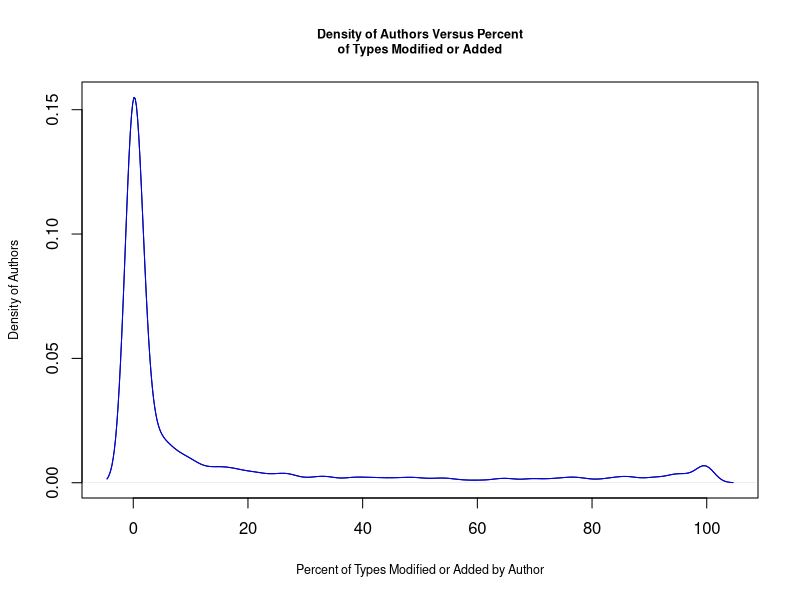
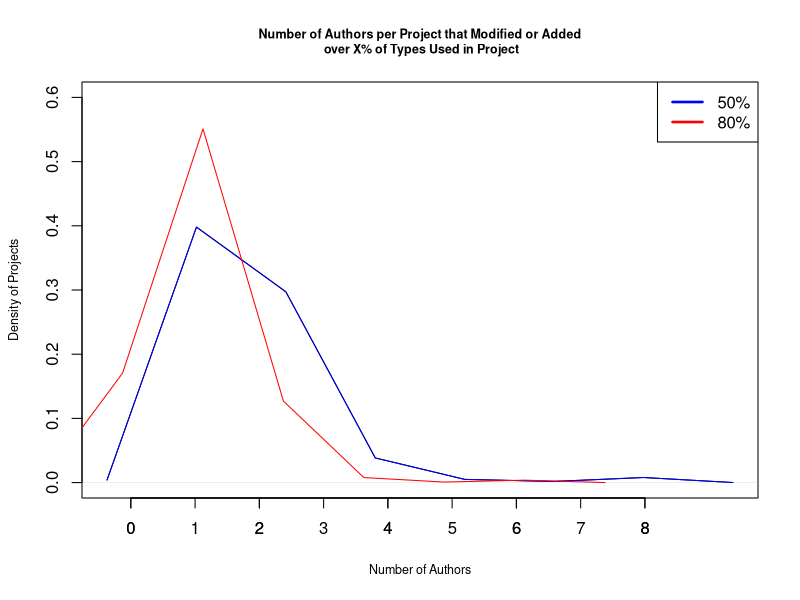
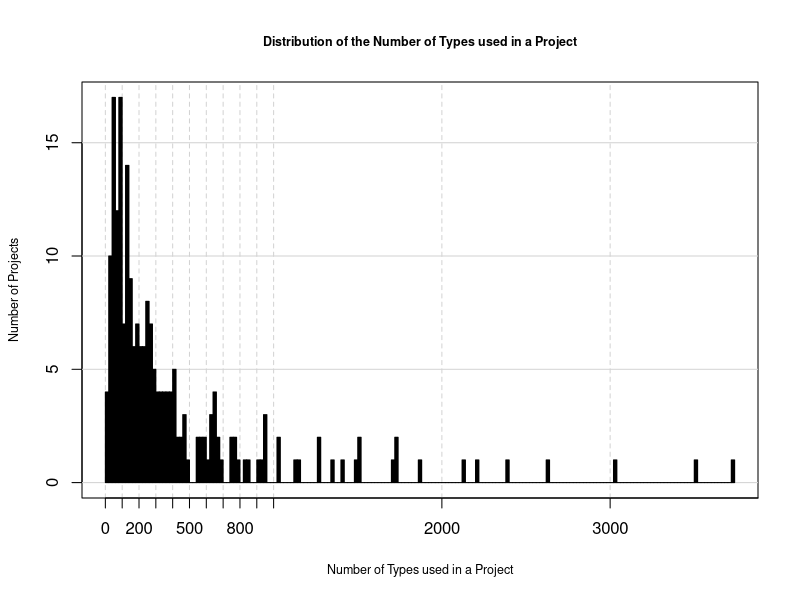
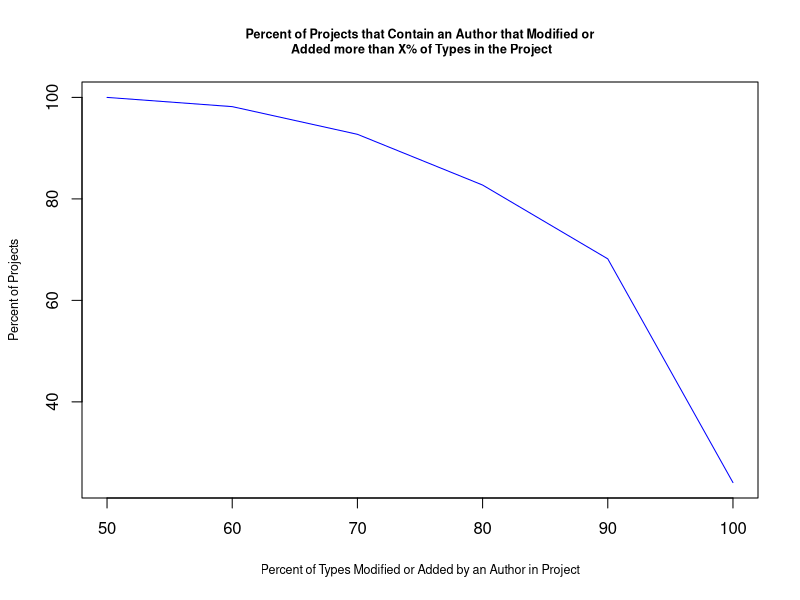

These figures' R source, in order:
X11()

csv <- read.csv(file="libs_stats.csv",head=TRUE,sep=",")
csv[,5] <- NULL

summary(csv)

jpeg(filename="lib_stats_dist.jpg", width = 4, height = 4, units = 'in', res = 600)
# Filled Density Plot
d <- density(csv$Percent.of.Libs.Used)
plot(d, 
	main="Density of Authors Versus Percent\nof Types Modified or Added", 
	xlab='Percent of Types Modified or Added by Author', 
	ylab='Density of Authors', cex.main=0.75, cex.lab=0.75)
lines(d, col="blue") 
# polygon(d, border="blue")
dev.off()

Counts <- c()
Threshold50 <- c()
Threshold80 <- c()
for (i in csv$Project){
    Counts <- c(Counts, sum(csv$Project == i))
    Threshold50 <- c(Threshold50, sum(csv[which(csv$Project == i), 3] >= 50.0))
    Threshold80 <- c(Threshold80, sum(csv[which(csv$Project == i), 3] >= 80.0))
}

csv[, "Authors.Per.Project"] <- Counts
csv[, "Threshold50"] <- Threshold50
csv[, "Threshold80"] <- Threshold80

dd <- csv[!duplicated( csv[ , 1 ] ),]
sum(dd$Authors.Per.Project)
summary(dd$Authors.Per.Project)
summary(dd$Threshold50)
summary(dd$Threshold80)

jpeg(filename="lib_stats_Threshold_dist.jpg", width = 4, height = 4, units = 'in', res = 600)
# Filled Density Plot
d <- density(dd$Threshold50, adjust=2, n=8)
plot(d,
	main="Number of Authors per Project that Modified or Added\n over X% of Types Used in Project", 
	xlab='Number of Authors',
	ylim=c(0,0.6),
	ylab='Density of Projects', cex.main=0.75, cex.lab=0.75)
lines(d, col="blue") 

d <- density(dd$Threshold80, adjust=2, n=8)
lines(d, col="red")

legend('topright', # places a legend at the appropriate place 
c("50%", "80%"), # puts text in the legend
lty=c(1,1), # gives the legend appropriate symbols (lines)
lwd=c(2.5,2.5),
col=c("blue","red"))

#polygon(d, border="blue")
axis(side=1, at=c(0, 1, 2, 3, 4, 5, 6, 7, 8))
dev.off()

jpeg(filename="lib_stats_number_of_libraries_dist.jpg", width = 4, height = 4, units = 'in', res = 600)
# Filled Density Plot
breaks <- c(0,100,200,300,400,500,600,700,800,900,1000,2000,3000,4000,5000)
H <- hist(dd$Number.of.Libraries[dd$Number.of.Libraries < 5000], breaks=256, plot=F)

plot(H$mids,H$counts,type="n",
    xaxt="n",
	main="Distribution of the Number of Types used in a Project", 
	xlab='Number of Types used in a Project', 
	ylab='Number of Projects', 
	cex.main=0.75, cex.lab=0.75)
abline(v=breaks,col="lightgrey",lty=2)
abline(h=pretty(H$counts),col="lightgrey")
plot(H,add=T,freq=T,col="black")
#Creation X axis
axis(1, breaks,labels=breaks)
dev.off()


c100 <- 0
c90 <- 0
c80 <- 0
c70 <- 0
c60 <- 0
c50 <- 0
projects <- unique(csv[, "Project"])

for (i in projects){
	p <- csv[csv$Project == i,3]
	if (any(p==100)){
		c100 <- c100 + 1
	}
	if (any(p>=90)){
		c90 <- c90 + 1
	}
	if (any(p>=80)){
		c80 <- c80 + 1
	}
	if (any(p>=70)){
		c70 <- c70 + 1
	}
	if (any(p>=60)){
		c60 <- c60 + 1
	}
	if (any(p>=50)){
		c50 <- c50 + 1
	}
}

X <- c(c50, c60, c70, c80, c90, c100)
X <- 100*X/length(projects)
X

jpeg(filename="lib_stats_count_authors_percent_per_project.jpg", width = 4, height = 4, units = 'in', res = 600)
plot(c(50, 60, 70, 80, 90, 100), X, type="l", col="blue",
	main="Percent of Projects that Contain an Author that Modified or\n Added more than X% of Types in the Project", 
	xlab='Percent of Types Modified or Added by an Author in Project', 
	ylab='Percent of Projects', cex.main=0.75, cex.lab=0.75)
dev.off()

##Go through each row and determine if a value is zero
row_sub <- apply(csv, 1, function(row) row[3] > 0.001 )

##Subset as usual
no_zero_csv <- csv[row_sub,]

summary(no_zero_csv)

csv[which(csv$Project == "eclipse/"), ]